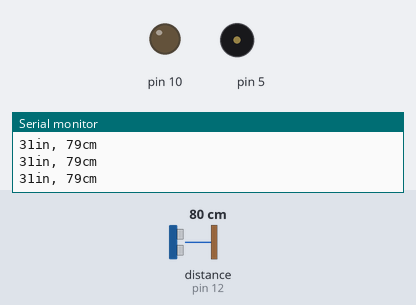
Recording of a sketch running on a simulated Arduino Uno, built with avr-gcc and run on an emulated ATmega328P. Shown: output pins drawn as LEDs (lit = HIGH), buzzer (waves = sounding), the last lines printed to the serial monitor. Wiring (inferred from the names in the program): ultrasonic range finder: trigger pin 11; echo pin 12. The inputs (shaded band) are chosen by the test bench; at power-on: distance to the obstacle (sensor on pin 12) 80 cm. The echo pulse lasts 58.3 µs per cm; pins used as bus, display or sensor lines are not drawn.

Above: at 1.2 s.
1.3 s: distance to the obstacle (sensor on pin 12) set to 13 cm
2.8 s: distance to the obstacle (sensor on pin 12) set to 10 cm
At 3.2 s:
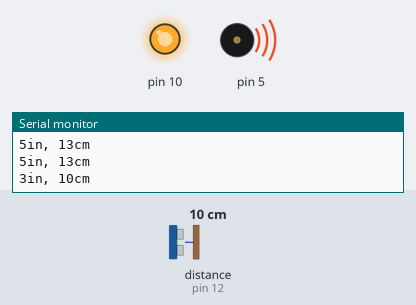
At 5.9 s:
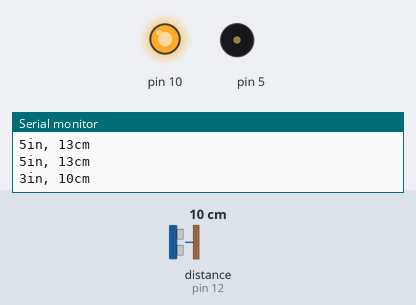
Timing chart, 0 to 11.8 s (numbered marks = the images above; inputs shaded):
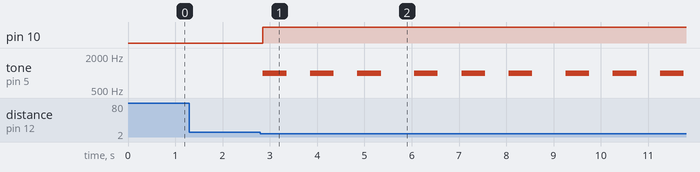

The sketch:

HC-SR04_sensor_with_security_light.ino
```cpp
int trigPin = 11;    // Trigger
int echoPin = 12;    // Echo
long duration, cm, inches;

void setup() {
  //Serial Port begin
  Serial.begin (9600);
  //Define inputs and outputs
  pinMode(trigPin, OUTPUT);
  pinMode(echoPin, INPUT);
  pinMode(10, OUTPUT);
  pinMode(5,OUTPUT);
}

void loop() {
  // The sensor is triggered by a HIGH pulse of 10 or more microseconds.
  // Give a short LOW pulse beforehand to ensure a clean HIGH pulse:
  digitalWrite(trigPin, LOW);
  delayMicroseconds(5);
  digitalWrite(trigPin, HIGH);
  delayMicroseconds(10);
  digitalWrite(trigPin, LOW);

  // Read the signal from the sensor: a HIGH pulse whose
  // duration is the time (in microseconds) from the sending
  // of the ping to the reception of its echo off of an object.
  pinMode(echoPin, INPUT);
  duration = pulseIn(echoPin, HIGH);

  // Convert the time into a distance
  cm = (duration/2) / 29.1;     // Divide by 29.1 or multiply by 0.0343
  inches = (duration/2) / 74;   // Divide by 74 or multiply by 0.0135

  Serial.print(inches);
  Serial.print("in, ");
  Serial.print(cm);
  Serial.print("cm");
  Serial.println();
  if (cm <= 10){

    digitalWrite(10, HIGH);
    tone(5,1000);
    delay(500);
    noTone(5);
    delay(500);
    tone(5,1000);
    delay(500);
    noTone(5);
    delay(500);
    tone(5,1000);
    delay(500);
    noTone(5);
    delay(500);
//    delay(2000);
  }
  if (cm >10){
    digitalWrite(10, LOW);

  }

  delay(200);
}
```

Measured:
- the behaviour switches between 12 and 11 cm on distance to the obstacle (sensor on pin 12) (found by bisection; images 0 and 1)
- after the input at 2.8 s, pin 10: LOW → HIGH after 0.05 s; tone on pin 5: silent → 1000 Hz after 0.05 s, then repeats every 3.2 s: 2 × (silent 0.50 s, 1000 Hz 0.50 s), silent 0.70 s, 1000 Hz 0.50 s
